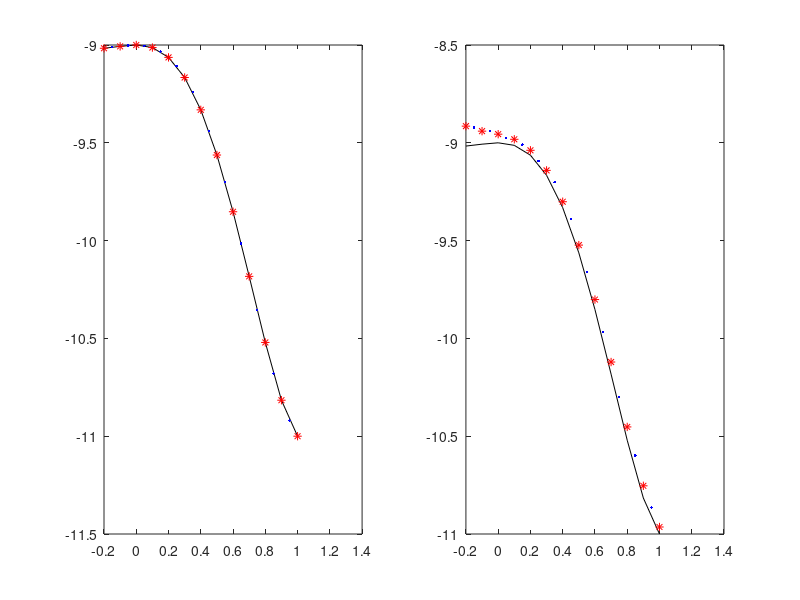

Here is the MATLAB script that generated this plot:
clear all
x=-0.2:0.1:1;
y=2*x.^5-3*x.^3-x.^2-9;
P=polyfit(x,y,5);
y1=polyval(P,x);
xin=-0.15:0.1:1.05;
y2=interp1(x,y,xin,'pchip');
subplot(1,2,1)
plot(x,y,'black',x,y1,'r*',xin,y2,'b.')
%
yr=2*x.^5-3*x.^3-x.^2-9+0.1*rand(1,13);
Pr=polyfit(x,yr,5);
y1r=polyval(Pr,x);
xin=-0.15:0.1:1.05;
y2r=interp1(x,yr,xin,'pchip');
subplot(1,2,2)
plot(x,y,'black',x,y1r,'r*',xin,y2r,'b.')
